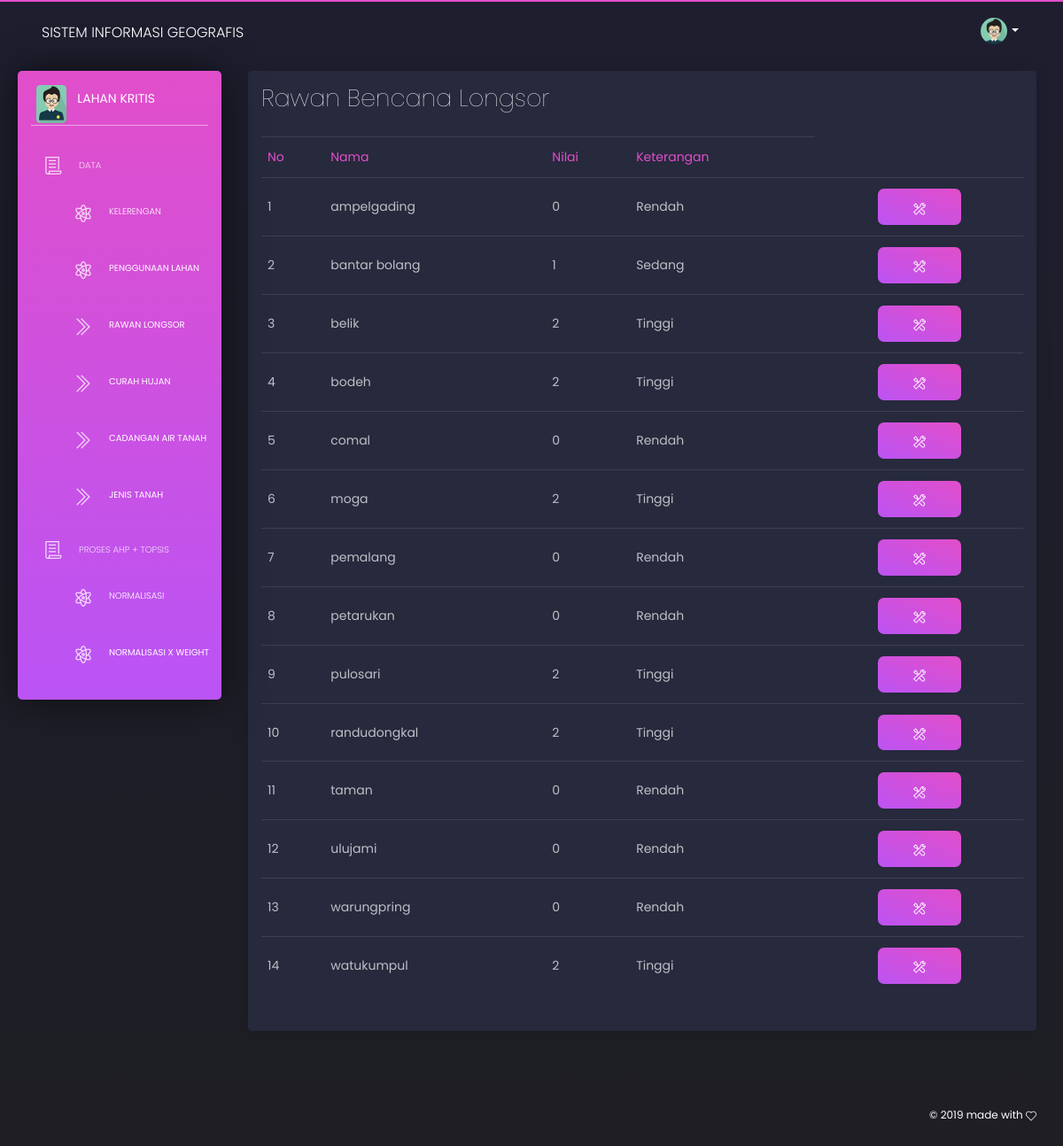
Page /coba2/index.php/longsor on the committed database.
### tables this page shows
CREATE TABLE `isi` (
  `nama` varchar(25) NOT NULL,
  `k` int(11) NOT NULL,
  `pl` int(11) NOT NULL,
  `rbl` int(11) NOT NULL,
  `ch` int(11) NOT NULL,
  `cat` int(11) NOT NULL,
  `jt` int(11) NOT NULL
);

### coba2/application/controllers/Longsor.php (called while the page is built, shortened)
<?php
class Longsor extends CI_Controller {
	public function index(){
			$this->load->model("model_awal");
			$data['list_kec'] = $this->model_awal->load_kec();
			$this->load->view("sidebar");
			$this->load->view("nav");
			$this->load->view("rbl",$data);
			$this->load->view("foot");
		}
}
?>

### coba2/index.php (called while the page is built, shortened)
<?php
require_once BASEPATH.'core/CodeIgniter.php';

### coba2/application/models/model_awal.php (called while the page is built, shortened)
<?php
Class Model_awal extends CI_Model{
	public function load_kec(){
		$sql = $this->db->query("SELECT * FROM isi");
		return $sql->result_array();
	}
}
?>

### coba2/application/views/rbl.php (the view, shortened to what this page needs)
<div class="content">
  <div class="row">
    <div class="col-12">
      <div class="card ">
        <div class="card-header">
          <h2 class="card-title"> Rawan Bencana Longsor</h2>
        </div>
        <div class="card-body">
          <div class="table-responsive">
            <table class="table tablesorter " id="">
              <thead class=" text-primary">
                <tr>
                  <td>No</td>
                <td>Nama</td>
                <td>Nilai</td>
                <td>Keterangan</td>
                </tr>
              </thead>
            <tbody>
                <?php
           $no = 1;
            foreach ($list_kec as $row) {
            ?>
            <tr>
              <td><?php echo $no; ?></td>
              <td><?php echo $row['nama']; ?></td>
              <td><?php echo $row['rbl']; ?></td>
              <td><?php if($row['rbl']=='1'){echo "Sedang";} elseif ($row['rbl']=='0'){echo "Rendah";} elseif ($row['rbl']=='2'){echo "Tinggi";}  {
              } ?> </td>
              <td class="text-center">
                <button type="button" class="btn btn-primary btn-xs" data-toggle="modal" data-target="#edit<?php echo $row['nama']; ?>"><i class="tim-icons icon-settings"></i></button>
              </td>
            </tr><?php $no++; } ?>
          </tbody>
            </table>
          </div>
        </div>
      </div>
    </div>
  </div>
</div>

### rows in the picture
isi: nama "ampelgading", rbl "0", shows "Rendah"
isi: nama "bantar bolang", rbl "1", shows "Sedang"
isi: nama "belik", rbl "2", shows "Tinggi"
isi: nama "bodeh", rbl "2", shows "Tinggi"
isi: nama "comal", rbl "0", shows "Rendah"
isi: nama "moga", rbl "2", shows "Tinggi"
isi: nama "pemalang", rbl "0", shows "Rendah"
isi: nama "petarukan", rbl "0", shows "Rendah"
isi: nama "pulosari", rbl "2", shows "Tinggi"
isi: nama "randudongkal", rbl "2", shows "Tinggi"
isi: nama "taman", rbl "0", shows "Rendah"
isi: nama "ulujami", rbl "0", shows "Rendah"
isi: nama "warungpring", rbl "0", shows "Rendah"
isi: nama "watukumpul", rbl "2", shows "Tinggi"
